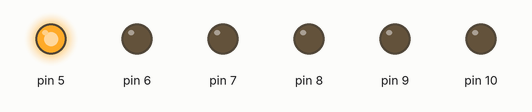
A sketch run on a simulated Arduino Uno, built with avr-gcc and run on an emulated ATmega328P. On the bench: output pins drawn as LEDs (lit = HIGH).

Above: at 0.5 s.
At 4.5 s:
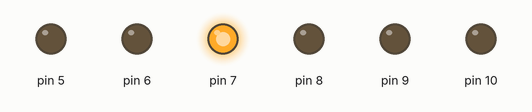
At 6.5 s:
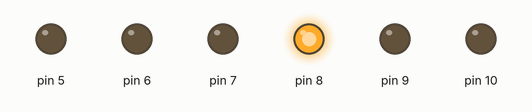
At 7.5 s:
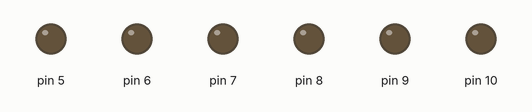
At 10.5 s:
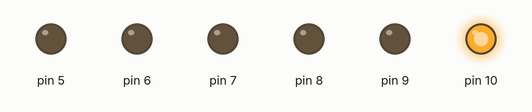
At 14.5 s:
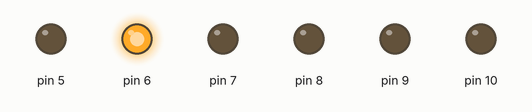
Timing chart, 0 to 15.6 s (numbered marks = the images above):
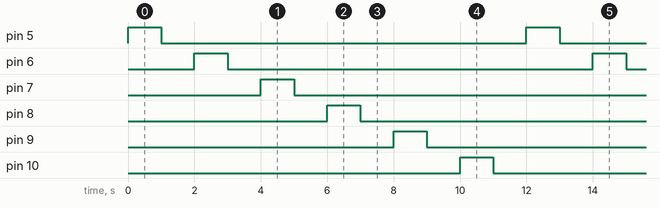

Measured:
- by itself, pin 5–10: alternates HIGH for 1.0 s and LOW for 11.0 s
- by itself, everything shown: repeats every 12.0 s, in 12 steps

The sketch:

6.3_Diwali_light_-II.ino
```cpp
void setup()
{
  // Set pins 5 to 10 as output pins to control LEDs
  pinMode(5, OUTPUT);
  pinMode(6, OUTPUT);
  pinMode(7, OUTPUT);
  pinMode(8, OUTPUT);
  pinMode(9, OUTPUT);
  pinMode(10, OUTPUT);
}

void loop()
{
  // Turn on LED connected to pin 5, wait 1 second, then turn it off
  digitalWrite(5, HIGH);  // Turn on LED
  delay(1000);            // Wait for 1 second
  digitalWrite(5, LOW);   // Turn off LED
  delay(1000);            // Wait for 1 second

  // Turn on LED connected to pin 6, wait 1 second, then turn it off
  digitalWrite(6, HIGH);  // Turn on LED
  delay(1000);            // Wait for 1 second
  digitalWrite(6, LOW);   // Turn off LED
  delay(1000);            // Wait for 1 second

  // Turn on LED connected to pin 7, wait 1 second, then turn it off
  digitalWrite(7, HIGH);  // Turn on LED
  delay(1000);            // Wait for 1 second
  digitalWrite(7, LOW);   // Turn off LED
  delay(1000);            // Wait for 1 second

  // Turn on LED connected to pin 8, wait 1 second, then turn it off
  digitalWrite(8, HIGH);  // Turn on LED
  delay(1000);            // Wait for 1 second
  digitalWrite(8, LOW);   // Turn off LED
  delay(1000);            // Wait for 1 second

  // Turn on LED connected to pin 9, wait 1 second, then turn it off
  digitalWrite(9, HIGH);  // Turn on LED
  delay(1000);            // Wait for 1 second
  digitalWrite(9, LOW);   // Turn off LED
  delay(1000);            // Wait for 1 second

  // Turn on LED connected to pin 10, wait 1 second, then turn it off
  digitalWrite(10, HIGH);  // Turn on LED
  delay(1000);             // Wait for 1 second
  digitalWrite(10, LOW);   // Turn off LED
  delay(1000);             // Wait for 1 second
}
```
